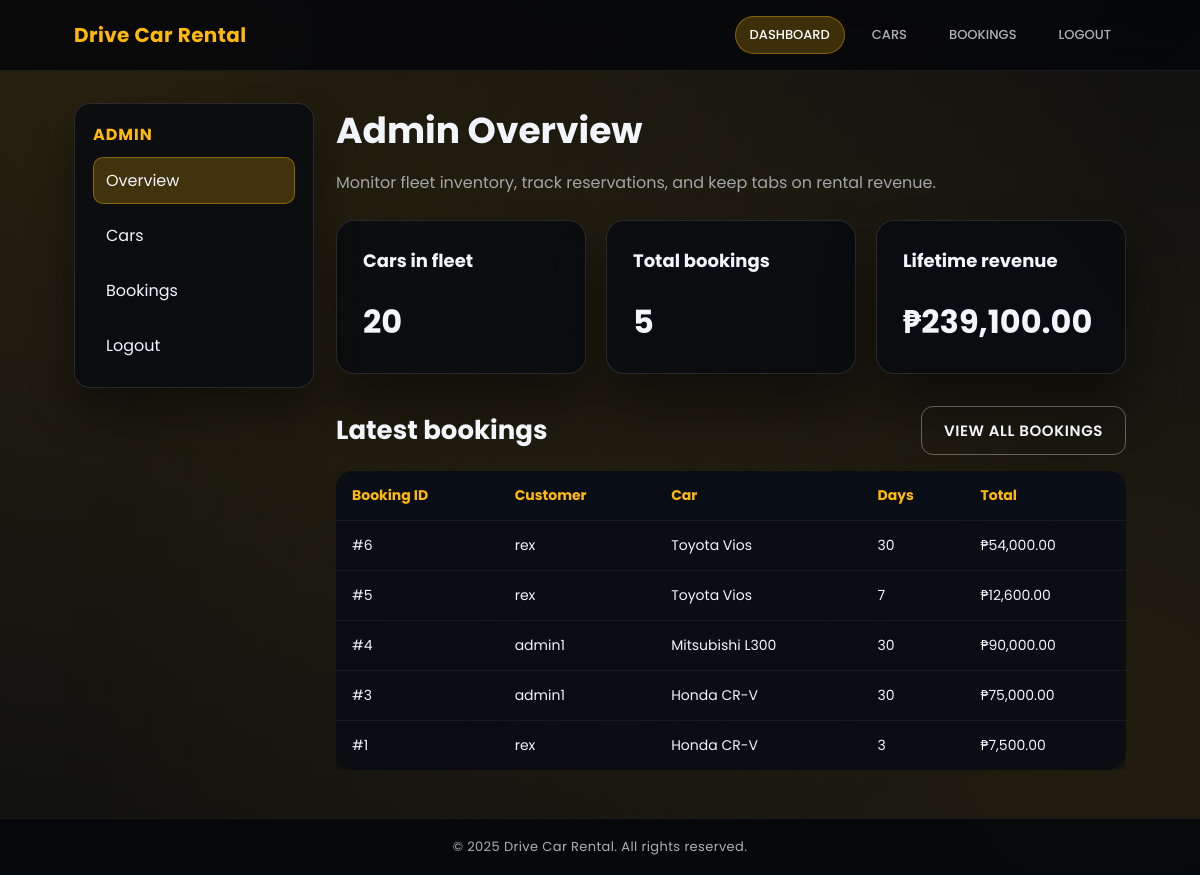
The page /admin (signed in) on the database its author committed.
### tables this page shows
CREATE TABLE bookings(
            id INTEGER PRIMARY KEY AUTOINCREMENT,
            user_id INTEGER,
            car_id INTEGER,
            days INTEGER,
            total_price REAL,
            FOREIGN KEY (user_id) REFERENCES users(id),
            FOREIGN KEY (car_id) REFERENCES cars(id)
        );

CREATE TABLE users(
            id INTEGER PRIMARY KEY AUTOINCREMENT,
            username TEXT UNIQUE NOT NULL,
            password TEXT NOT NULL,
            is_admin INTEGER DEFAULT 0
        );

CREATE TABLE cars(
            id INTEGER PRIMARY KEY AUTOINCREMENT,
            name TEXT NOT NULL,
            car_type TEXT NOT NULL,
            price_per_day REAL NOT NULL,
            image_url TEXT
        );

### app.py (the view)
@app.route("/admin")
@admin_required
def admin_dashboard():
    conn = get_db()
    cursor = conn.cursor()
    cursor.execute("SELECT COUNT(*) FROM cars")
    car_count = cursor.fetchone()[0]
    cursor.execute("SELECT COUNT(*) FROM bookings")
    booking_count = cursor.fetchone()[0]
    cursor.execute("SELECT IFNULL(SUM(total_price), 0) FROM bookings")
    revenue = cursor.fetchone()[0] or 0
    cursor.execute(
        """
        SELECT b.id, u.username, c.name AS car_name, b.days, b.total_price
        FROM bookings b
        JOIN users u ON b.user_id = u.id
        JOIN cars c ON b.car_id = c.id
        ORDER BY b.id DESC
        LIMIT 5
    """
    )
    recent_bookings = cursor.fetchall()
    conn.close()
    stats = {
        "car_count": car_count,
        "booking_count": booking_count,
        "revenue": revenue,
    }
    return render_template(
        "admin_dashboard.html", stats=stats, recent_bookings=recent_bookings
    )

### app.py (called while the page is built)
def get_db():
    conn = sqlite3.connect("car_rental.db", timeout=10, check_same_thread=False)
    conn.row_factory = sqlite3.Row
    return conn

def admin_required(view):
    @wraps(view)
    def wrapped(*args, **kwargs):
        if not session.get("is_admin"):
            flash("Administrator access required.", "danger")
            return redirect(url_for("index"))
        return view(*args, **kwargs)
    return wrapped

@app.context_processor
def inject_user_state():
    return {
        "is_authenticated": "user_id" in session,
        "is_admin": session.get("is_admin", False),
        "current_username": session.get("username"),
        "current_year": datetime.utcnow().year,
    }

### templates/admin_dashboard.html (shortened to what this page needs)
{% extends "admin_base.html" %}
{% block admin_content %}
<div style="display: flex; flex-direction: column; gap: 32px;">
  <section>
    <h1>Admin Overview</h1>
    <p>Monitor fleet inventory, track reservations, and keep tabs on rental revenue.</p>
    <div class="grid" style="grid-template-columns: repeat(auto-fit, minmax(200px, 1fr)); margin-top: 24px;">
      <article class="card">
        <h2 style="margin: 0; font-size: 18px;">Cars in fleet</h2>
        <p style="font-size: 32px; font-weight: 700; color: var(--brand-primary); margin: 8px 0 0;">{{ stats.car_count }}</p>
      </article>
      <article class="card">
        <h2 style="margin: 0; font-size: 18px;">Total bookings</h2>
        <p style="font-size: 32px; font-weight: 700; color: var(--brand-primary); margin: 8px 0 0;">{{ stats.booking_count }}</p>
      </article>
      <article class="card">
        <h2 style="margin: 0; font-size: 18px;">Lifetime revenue</h2>
        <p style="font-size: 32px; font-weight: 700; color: var(--brand-primary); margin: 8px 0 0;">₱{{ '{:,.2f}'.format(stats.revenue) }}</p>
      </article>
    </div>
  </section>
  <section>
    <div style="display: flex; justify-content: space-between; align-items: center; gap: 16px; margin-bottom: 16px;">
      <h2 style="margin: 0;">Latest bookings</h2>
      <a class="btn secondary" href="{{ url_for('admin_bookings') }}">View all bookings</a>
    </div>
    {% if recent_bookings %}
      <div style="overflow-x: auto;">
        <table>
          <thead>
            <tr>
              <th scope="col">Booking ID</th>
              <th scope="col">Customer</th>
              <th scope="col">Car</th>
              <th scope="col">Days</th>
              <th scope="col">Total</th>
            </tr>
          </thead>
          <tbody>
            {% for booking in recent_bookings %}
              <tr>
                <td>#{{ booking['id'] }}</td>
                <td>{{ booking['username'] }}</td>
                <td>{{ booking['car_name'] }}</td>
                <td>{{ booking['days'] }}</td>
                <td>₱{{ '{:,.2f}'.format(booking['total_price']) }}</td>
              </tr>
            {% endfor %}
          </tbody>
        </table>
      </div>
    {% else %}
      <div class="empty-state">
        <h2>No bookings yet</h2>
        <p>Bookings will appear here as soon as customers reserve vehicles.</p>
      </div>
    {% endif %}
  </section>
</div>
{% endblock %}

### templates/base.html (style rules this page uses)
:root { color-scheme: dark; --bg-primary: #080b10; --bg-secondary: #111824; --panel: rgba(8, 10, 16, 0.82); --panel-border: rgba(255, 255, 255, 0.12); --text-primary: #f2f5fa; --text-muted: rgba(225, 231, 240, 0.68); --accent: #ffba08; --accent-dark: #f0a100; --danger: #ff4d4f; --info: #24b5d9; --success: #53d86a; }
* { box-sizing: border-box; }
body { margin: 0; font-family: "Poppins", system-ui, -apple-system, BlinkMacSystemFont, "Segoe UI", sans-serif; background: linear-gradient(rgba(8, 11, 16, 0.92), rgba(8, 11, 16, 0.92)), url("https://images.unsplash.com/photo-1503736334956-4c8f8e92946d?auto=format&fit=crop&w=1600&q=80") center/cover fixed; color: var(--text-primary); min-height: 100vh; display: flex; flex-direction: column; position: relative; overflow-x: hidden; }
body::before, body::after { content: ""; position: fixed; top: -20%; left: -20%; width: 140%; height: 140%; background: radial-gradient(circle at 20% 20%, rgba(255, 186, 8, 0.12), transparent 65%); animation: glowShift 14s linear infinite; pointer-events: none; z-index: -1; }
body::after { animation-delay: 7s; background: radial-gradient(circle at 80% 75%, rgba(255, 186, 8, 0.1), transparent 65%); }
a { color: inherit; text-decoration: none; }
h1 { font-size: clamp(28px, 4vw, 36px); margin: 0 0 12px; }
h2 { font-size: clamp(20px, 3vw, 26px); margin: 0 0 16px; }
p { color: var(--text-muted); margin: 0 0 16px; line-height: 1.6; }
.grid { display: grid; grid-template-columns: repeat(auto-fit, minmax(240px, 1fr)); gap: 20px; margin-top: 24px; }
.card { background: var(--panel); border: 1px solid var(--panel-border); border-radius: 18px; padding: 26px; box-shadow: 0 32px 50px rgba(0, 0, 0, 0.45); display: flex; flex-direction: column; gap: 14px; transition: transform 0.2s ease, box-shadow 0.2s ease; color: var(--text-primary); }
.card p { color: var(--text-muted); }
.btn { display: inline-flex; align-items: center; justify-content: center; padding: 12px 22px; border-radius: 12px; font-weight: 600; font-size: 15px; border: none; cursor: pointer; text-transform: uppercase; letter-spacing: 0.04em; transition: transform 0.2s ease, box-shadow 0.2s ease, background 0.2s ease; background: linear-gradient(90deg, var(--accent), #ffd25a); color: #0b0e16; box-shadow: 0 16px 32px rgba(255, 186, 8, 0.32); }
.btn.secondary { background: transparent; color: var(--text-primary); border: 1px solid rgba(255, 255, 255, 0.32); box-shadow: none; }
table { width: 100%; border-collapse: collapse; background: rgba(9, 12, 18, 0.92); border-radius: 18px; overflow: hidden; box-shadow: 0 24px 50px rgba(0, 0, 0, 0.45); color: var(--text-primary); }
table thead { background: rgba(9, 14, 22, 0.9); color: var(--accent); }
th, td { padding: 14px 16px; text-align: left; border-bottom: 1px solid rgba(255, 255, 255, 0.06); font-size: 14px; }
tr:last-child td { border-bottom: none; }

### rows shown on the page
bookings: id "6", username "rex", car_name "Toyota Vios", days "30", total_price "54,000.00"
bookings: id "5", username "rex", car_name "Toyota Vios", days "7", total_price "12,600.00"
bookings: id "4", username "admin1", car_name "Mitsubishi L300", days "30", total_price "90,000.00"
bookings: id "3", username "admin1", car_name "Honda CR-V", days "30", total_price "75,000.00"
bookings: id "1", username "rex", car_name "Honda CR-V", days "3", total_price "7,500.00"

### other values the page prints
{{ stats.car_count }} "20"
{{ stats.booking_count }} "5"
{{ '{:,.2f}'.format(stats.revenue) }} "239,100.00"
